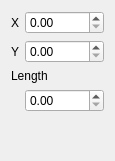
         <widget class="QWidget" name="scrollAreaWidgetContents_7">
          <property name="geometry">
           <rect>
            <x>0</x>
            <y>0</y>
            <width>115</width>
            <height>161</height>
           </rect>
          </property>
          <layout class="QVBoxLayout" name="verticalLayout_15">
           <item>
            <layout class="QFormLayout" name="formLayout_7">
             <property name="rowWrapPolicy">
              <enum>QFormLayout::RowWrapPolicy::WrapLongRows</enum>
             </property>
             <item row="0" column="0">
              <widget class="QLabel" name="point_xLabel">
               <property name="text">
                <string>X</string>
               </property>
              </widget>
             </item>
             <item row="0" column="1">
              <widget class="QDoubleSpinBox" name="point_x"/>
             </item>
             <item row="1" column="0">
              <widget class="QLabel" name="point_yLabel">
               <property name="text">
                <string>Y</string>
               </property>
              </widget>
             </item>
             <item row="1" column="1">
              <widget class="QDoubleSpinBox" name="point_y"/>
             </item>
             <item row="2" column="0">
              <widget class="QLabel" name="point_lengthLabel">
               <property name="text">
                <string>Length</string>
               </property>
              </widget>
             </item>
             <item row="2" column="1">
              <widget class="QDoubleSpinBox" name="point_length"/>
             </item>
            </layout>
           </item>
          </layout>
         </widget>
